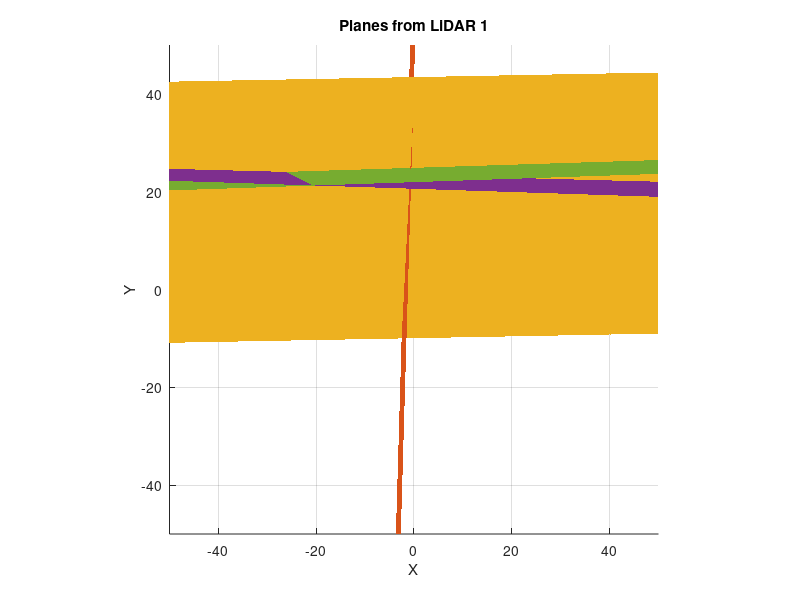
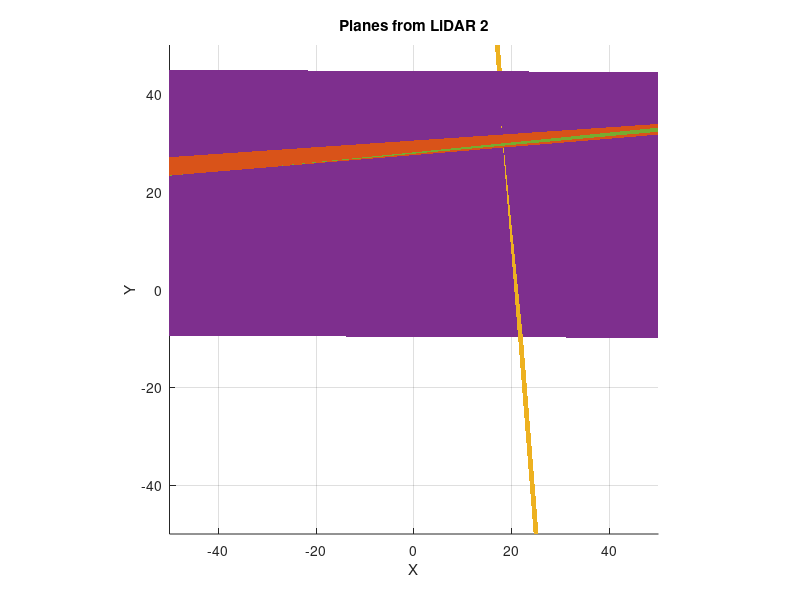

Source code (MATLAB) for these figures, in order: (Note: this script raises an error after producing the figures.)
%%%%%%%%%%%%%%%%%%%%%%%%%%%%%%%%%%%%%%%%%%%%%%%%%%%%%%%%%%%%%%%%%%%%%%%%%%%
% CLIPPER Example: Plane cloud registration
%
%   Uses planes extracted from two real LiDAR scans with <50% overlap.
%
%   Before running this example, use cmake to build the required mex fcns.
%   See README.md for more information.
%
% For more details, please see the article
%   P.C. Lusk, K. Fathian, J.P. How, "CLIPPER: A Graph-Theoretic Framework
%       "for Robust Data Association," 2020
%%%%%%%%%%%%%%%%%%%%%%%%%%%%%%%%%%%%%%%%%%%%%%%%%%%%%%%%%%%%%%%%%%%%%%%%%%%
clear, clc;
addpath(genpath('build/bindings/matlab')) % for building invariants
addpath(genpath('matlab')) % for clipper algorithm
%% Plane parameters segmented from two LiDAR scans

D1 = [
    0.99778409, -0.02919371, -0.05978833,   1.84071578;...
    0.00655776, -0.34994794,  0.93674619,   5.81443529;...
    0.03067185,  0.93082657,  0.36417186, -22.82330860;...
   -0.03095734,  0.91232313,  0.40829902, -24.11912204;...
]';

D2 = [
    -0.07169808126,  0.855164861,  0.513373592, -28.65209536;...
    0.99514624580,  0.078913239,  0.058793283, -21.00096958;
    -0.00156293830, -0.344498312,  0.938785636,   5.98810865;...
     0.08368147539, -0.930524190, -0.356541920,  29.41486128;...
]';

% ground truth associations
Agt = [1 4; 2 3; 3 2];

%% Plot input plane clouds

% colors to loop through
colors = [
    0.8500, 0.3250, 0.0980;...
    0.9290, 0.6940, 0.1250;...
    0.4940, 0.1840, 0.5560;...
    0.4660, 0.6740, 0.1880;...
    0.3010, 0.7450, 0.9330;...
    0.6350, 0.0780, 0.1840;
];

[X, Y] = meshgrid(-50:1:50);

figure(1), cla; grid on; hold on;
title('Planes from LiDAR 1');
axis equal; xlabel('X'); ylabel('Y'); zlabel('Z');
for i = 1:size(D1,2)
    P = D1(:,i);
    P = P/norm(P);
    Z = (P(1)*X + P(2)*Y + P(4)) / (-P(3) + 1e-12);
    surf(X,Y,Z,'LineStyle','none','FaceColor',colors(i,:),'FaceLighting','gouraud');
end
axis([-50 50 -50 50 -10 10])

figure(2), cla; grid on; hold on;
title('Planes from LiDAR 2');
axis equal; xlabel('X'); ylabel('Y'); zlabel('Z');
for i = 1:size(D2,2)
    P = D2(:,i);
    P = P/norm(P);
    Z = (P(1)*X + P(2)*Y + P(4)) / (-P(3) + 1e-12);
    surf(X,Y,Z,'LineStyle','none','FaceColor',colors(i,:),'FaceLighting','gouraud');
end
axis([-50 50 -50 50 -10 10])

%% Generate putative associations

% by passing in an empty initial association matrix, an all-to-all
% hypothesis will be formed, i.e., CLIPPER will consider if any point in
% D1 can be associated with any other point in D2 (in a one-to-one way).
A = [];

%% Run CLIPPER
params = struct;
params.sigma = deg2rad(1.5);
params.epsilon = 1;
[M, C, A] = clipper_planecloud(D1, D2, A, params);

[u, idx, ~] = clipper(M, C);
Ain = A(idx,:);

%% check returned correspondences
[~,idxAgt] = sort(Agt(:,1));
[~,idxAin] = sort(Ain(:,1));
correct = norm(Ain(idxAin,:) - Agt(idxAgt,:))==0;
if ~correct
    disp(['Incorrect correspondence returned. Please check for '...
        'symmetries in input data or tune affinity scoring parameters.'])
end

%% Find optimal alignment given correspondences

AA = D1(:,Ain(:,1));
BB = D2(:,Ain(:,2));

N1 = AA(1:3,:);
N2 = BB(1:3,:);

[U,~,V] = svd(N2*N1');
Rhat = U*diag([1 1 det(U*V)])*V';

N = (Rhat*N1)';
that = (N'*N)\N'*(AA(4,:) - BB(4,:))';
% that = zeros(3,1);

That = [Rhat that; 0 0 0 1];

%% Plot aligned planes

[X, Y] = meshgrid(-50:1:50);

T_1_2 = inv(That);

PP = inv(T_1_2)'*D2;

figure(4), cla; grid on; hold on; title('registered');
axis equal; xlabel('X'); ylabel('Y'); zlabel('Z');
for i = 1:size(D1,2)
    P = D1(:,i);
    P = P/norm(P);
    Z = (P(1)*X + P(2)*Y + P(4)) / (-P(3) + 1e-12);
    surf(X,Y,Z,'LineStyle','none','FaceColor',colors(i,:),'FaceLighting','gouraud');
end
for i = 1:size(PP,2)
    P = PP(:,i);
    P = P/norm(P);
    Z = (P(1)*X + P(2)*Y + P(4)) / (-P(3) + 1e-12);
    surf(X,Y,Z,'LineStyle','none','FaceColor',colors(i,:),'FaceLighting','gouraud');
end
axis([-50 50 -50 50 -10 10])
